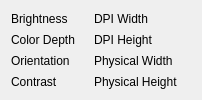
     <widget class="QWidget" name="sysdisplaytab">
      <attribute name="title">
       <string>Display</string>
      </attribute>
      <layout class="QGridLayout" name="gridLayout_5">
       <item row="0" column="0">
        <layout class="QHBoxLayout" name="horizontalLayout_35">
         <item>
          <widget class="QLabel" name="label_133">
           <property name="text">
            <string>Brightness</string>
           </property>
          </widget>
         </item>
         <item>
          <widget class="QLabel" name="brightnessLabel">
           <property name="text">
            <string/>
           </property>
          </widget>
         </item>
        </layout>
       </item>
       <item row="0" column="1">
        <layout class="QHBoxLayout" name="horizontalLayout_39">
         <item>
          <widget class="QLabel" name="label_137">
           <property name="text">
            <string>DPI Width</string>
           </property>
          </widget>
         </item>
         <item>
          <widget class="QLabel" name="dpiWidthLabel">
           <property name="text">
            <string/>
           </property>
          </widget>
         </item>
        </layout>
       </item>
       <item row="1" column="0">
        <layout class="QHBoxLayout" name="horizontalLayout_36">
         <item>
          <widget class="QLabel" name="label_134">
           <property name="text">
            <string>Color Depth</string>
           </property>
          </widget>
         </item>
         <item>
          <widget class="QLabel" name="colorDepthLabel">
           <property name="text">
            <string/>
           </property>
          </widget>
         </item>
        </layout>
       </item>
       <item row="1" column="1">
        <layout class="QHBoxLayout" name="horizontalLayout_40">
         <item>
          <widget class="QLabel" name="label_138">
           <property name="text">
            <string>DPI Height</string>
           </property>
          </widget>
         </item>
         <item>
          <widget class="QLabel" name="dpiHeightLabel">
           <property name="text">
            <string/>
           </property>
          </widget>
         </item>
        </layout>
       </item>
       <item row="2" column="0">
        <layout class="QHBoxLayout" name="horizontalLayout_37">
         <item>
          <widget class="QLabel" name="label_135">
           <property name="text">
            <string>Orientation</string>
           </property>
          </widget>
         </item>
         <item>
          <widget class="QLabel" name="orientationLabel">
           <property name="text">
            <string/>
           </property>
          </widget>
         </item>
        </layout>
       </item>
       <item row="2" column="1">
        <layout class="QHBoxLayout" name="horizontalLayout_48">
         <item>
          <widget class="QLabel" name="label_139">
           <property name="text">
            <string>Physical Width</string>
           </property>
          </widget>
         </item>
         <item>
          <widget class="QLabel" name="physicalWidthLabel">
           <property name="text">
            <string/>
           </property>
          </widget>
         </item>
        </layout>
       </item>
       <item row="3" column="0">
        <layout class="QHBoxLayout" name="horizontalLayout_38">
         <item>
          <widget class="QLabel" name="label_136">
           <property name="text">
            <string>Contrast</string>
           </property>
          </widget>
         </item>
         <item>
          <widget class="QLabel" name="contrastLabel">
           <property name="text">
            <string/>
           </property>
          </widget>
         </item>
        </layout>
       </item>
       <item row="3" column="1">
        <layout class="QHBoxLayout" name="horizontalLayout_49">
         <item>
          <widget class="QLabel" name="label_140">
           <property name="text">
            <string>Physical Height</string>
           </property>
          </widget>
         </item>
         <item>
          <widget class="QLabel" name="physicalHeightLabel">
           <property name="text">
            <string/>
           </property>
          </widget>
         </item>
        </layout>
       </item>
      </layout>
     </widget>
